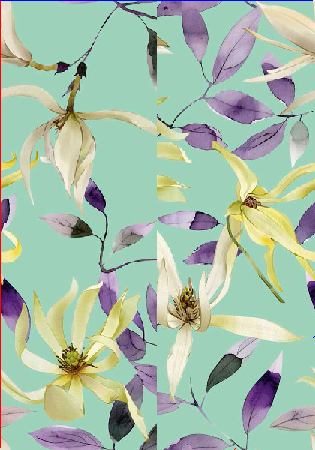
#> input picture backend/path_vis.png, 315 x 450 px
$ python -i seamless_generator.py   (imports and definitions only)   (older library calls are emulated)
#> lines starting #> are read from the running program, lines starting #| are printed output that depends on the picture; after the words box and inside, x2 and y2 are one past the last pixel; in counts of white or black regions, pixels touching at a corner belong together
import io
import os
import tempfile
from pathlib import Path

import cv2
import numpy as np
from PIL import Image

try:
    from dotenv import load_dotenv
except ImportError:
    load_dotenv = None

try:
    from google import genai
    from google.genai import types as genai_types
except ImportError:
    genai = None
    genai_types = None

# [2 lines not run here, left out]


def _odd_kernel(size):
    size = max(3, int(size))
    return size if size % 2 else size + 1


# [15 lines left out: functions _to_float_alpha, _seam_alpha, not called in this run]


def _structure_protection(image, band):
    gray = cv2.cvtColor(image, cv2.COLOR_BGR2GRAY)
    hsv = cv2.cvtColor(image, cv2.COLOR_BGR2HSV)

    edges = cv2.Canny(gray, 45, 130)
    grad_x = cv2.Sobel(gray, cv2.CV_32F, 1, 0, ksize=3)
    grad_y = cv2.Sobel(gray, cv2.CV_32F, 0, 1, ksize=3)
    detail = (cv2.magnitude(grad_x, grad_y) > 12.0).astype(np.uint8) * 255

    saturated = cv2.inRange(hsv[:, :, 1], 34, 255)
    ink = cv2.inRange(gray, 0, 235)

    structure = cv2.bitwise_or(edges, cv2.bitwise_and(cv2.bitwise_and(saturated, ink), detail))
    structure = cv2.dilate(structure, np.ones((3, 3), dtype=np.uint8), iterations=1)
    structure = cv2.GaussianBlur(structure.astype(np.float32) / 255.0, (_odd_kernel(max(3, band)), _odd_kernel(max(3, band))), 0)
    return np.clip(structure, 0.0, 1.0)


def _dominant_color_ratio(image):
    small = cv2.resize(image, (50, 50), interpolation=cv2.INTER_AREA)
    rounded = (small // 16) * 16
    pixels = rounded.reshape(-1, 3)
    _, counts = np.unique(pixels, axis=0, return_counts=True)
    return float(np.max(counts) / max(1, pixels.shape[0]))


def _foreground_mask(image, band):
    # Downsample and quantize to find dominant background color
    small = cv2.resize(image, (50, 50), interpolation=cv2.INTER_AREA)
    rounded = (small // 16) * 16
    pixels = rounded.reshape(-1, 3)
    colors, counts = np.unique(pixels, axis=0, return_counts=True)

    # If the dominant color covers less than 15% of the image (375 pixels),
    # it's likely a dense full-bleed pattern with no clear solid background.
    if _dominant_color_ratio(image) < 0.15:
        # Fall back to original morphology-based approach
        structure = _structure_protection(image, max(3, band))
        mask = (structure > 0.14).astype(np.uint8) * 255
    else:
        dominant_bin = colors[np.argmax(counts)]
        mask_bin = np.all((image // 16) * 16 == dominant_bin, axis=2)
        if np.any(mask_bin):
            bg_color = np.median(image[mask_bin], axis=0)
        else:
            bg_color = np.array([128.0, 128.0, 128.0])

        # Distance thresholding
        diff = np.abs(image.astype(np.float32) - bg_color)
        dist = np.sqrt(np.sum(diff ** 2, axis=2))
        mask = (dist > 30).astype(np.uint8) * 255

    # Morphology cleanup
    kernel_size = _odd_kernel(max(3, band // 2))
    kernel = np.ones((kernel_size, kernel_size), dtype=np.uint8)
    mask = cv2.dilate(mask, kernel, iterations=1)
    mask = cv2.morphologyEx(mask, cv2.MORPH_CLOSE, np.ones((3, 3), dtype=np.uint8))
    return mask


def _seam_fragment_mask(seam_mask, foreground, band):
    near_kernel = np.ones((_odd_kernel(max(3, band * 2)), _odd_kernel(max(3, band * 2))), dtype=np.uint8)
    grow_kernel = np.ones((_odd_kernel(max(3, band)), _odd_kernel(max(3, band))), dtype=np.uint8)

    seam_neighborhood = cv2.dilate(seam_mask, near_kernel, iterations=1)
    fragments = cv2.bitwise_and(foreground, seam_neighborhood)
    fragments = cv2.dilate(fragments, grow_kernel, iterations=1)
    fragments = cv2.morphologyEx(fragments, cv2.MORPH_CLOSE, np.ones((3, 3), dtype=np.uint8))
    return cv2.bitwise_and(fragments, seam_neighborhood)


def _texture_profile(image, band):
    gray = cv2.cvtColor(image, cv2.COLOR_BGR2GRAY)
    hsv = cv2.cvtColor(image, cv2.COLOR_BGR2HSV)

    grad_x = cv2.Sobel(gray, cv2.CV_32F, 1, 0, ksize=3)
    grad_y = cv2.Sobel(gray, cv2.CV_32F, 0, 1, ksize=3)
    gradient = cv2.magnitude(grad_x, grad_y)

    structure = _structure_protection(image, band)
    structure_density = float(np.mean(structure > 0.18))
    smooth_ratio = float(np.mean(gradient < 13.0))
    detail_density = float(np.mean(gradient > 18.0))
    saturation_mean = float(np.mean(hsv[:, :, 1]))
    contrast = float(np.std(gray))
    dominant_color_ratio = _dominant_color_ratio(image)

    is_structured = (
        structure_density > 0.04 and smooth_ratio > 0.38
    ) or (
        structure_density > 0.08 and smooth_ratio > 0.25 and saturation_mean > 35.0 and contrast > 28.0
    )
    is_dense_full_bleed = (
        dominant_color_ratio < 0.14
        and detail_density > 0.28
        and smooth_ratio < 0.42
        and contrast > 22.0
    ) or (
        dominant_color_ratio < 0.18
        and detail_density > 0.34
        and smooth_ratio < 0.36
        and saturation_mean > 35.0
    )

    return {
        "is_structured": bool(is_structured),
        "is_dense_full_bleed": bool(is_dense_full_bleed),
        "dominant_color_ratio": round(dominant_color_ratio, 4),
        "structure_density": round(structure_density, 4),
        "smooth_ratio": round(smooth_ratio, 4),
        "detail_density": round(detail_density, 4),
        "saturation_mean": round(saturation_mean, 3),
        "contrast": round(contrast, 3),
    }


# [8 lines left out: function _masked_blend, not called in this run]


def _cv_to_pil(image):
    return Image.fromarray(cv2.cvtColor(image, cv2.COLOR_BGR2RGB))


def _pil_to_cv(image):
    rgb = np.array(image.convert("RGB"))
    return cv2.cvtColor(rgb, cv2.COLOR_RGB2BGR)


def _resize_for_ai(image, mask):
    h, w = image.shape[:2]
    max_side = int(os.getenv("VERTEX_AI_MAX_SIDE", "1536"))
    side = max(h, w)
    if side <= max_side:
        return image, mask, 1.0

    scale = max_side / side
    size = (max(1, int(w * scale)), max(1, int(h * scale)))
    resized_image = cv2.resize(image, size, interpolation=cv2.INTER_AREA)
    resized_mask = cv2.resize(mask, size, interpolation=cv2.INTER_NEAREST)
    return resized_image, resized_mask, scale


def _vertex_project_id():
    return (
        os.getenv("VERTEX_AI_PROJECT_ID")
        or os.getenv("GOOGLE_CLOUD_PROJECT")
        or os.getenv("GCP_PROJECT")
        or "gen-lang-client-0628424192"
    )


def _vertex_location():
    return os.getenv("VERTEX_AI_LOCATION") or os.getenv("GOOGLE_CLOUD_LOCATION") or "us-central1"


# [14 lines left out: function _generated_image_to_pil, not called in this run]


def _vertex_edit_offset(offset, edit_mask):
    if genai is None or genai_types is None:
        return None, {
            "ai_provider": "vertex_ai_imagen",
            "vertex_status": "missing_dependency",
        }

    project_id = _vertex_project_id()
    location = _vertex_location()
    model = os.getenv("VERTEX_AI_IMAGE_EDIT_MODEL", "imagen-3.0-capability-001")

    pad_width = 128
    padded_offset = cv2.copyMakeBorder(offset, pad_width, pad_width, pad_width, pad_width, cv2.BORDER_WRAP)
    padded_mask = cv2.copyMakeBorder(edit_mask, pad_width, pad_width, pad_width, pad_width, cv2.BORDER_WRAP)

    ai_image, ai_mask, scale = _resize_for_ai(padded_offset, padded_mask)
    mask_rgb = cv2.cvtColor(ai_mask, cv2.COLOR_GRAY2BGR)

    prompt = (
        "Repair only the masked center seam lines in this offset-transformed textile repeat tile. "
        "Continue the existing flowers, leaves, stems, fine linework, texture, and background naturally across the seam. "
        "Do not blur, smear, stretch edge pixels, or create soft border bands. "
        "Do not create border strips, frames, mirrored bands, copied columns, text, logos, or watermarks. "
        "Preserve all unmasked areas exactly and return one edited seamless repeat tile."
    )

    try:
        with tempfile.TemporaryDirectory() as temp_dir:
            base_path = Path(temp_dir) / "base.png"
            mask_path = Path(temp_dir) / "mask.png"
            cv2.imwrite(str(base_path), ai_image)
            cv2.imwrite(str(mask_path), mask_rgb)

            client = genai.Client(vertexai=True, project=project_id, location=location)
            raw_ref = genai_types.RawReferenceImage(
                referenceImage=genai_types.Image.from_file(location=str(base_path)),
                referenceId=0,
            )
            mask_ref = genai_types.MaskReferenceImage(
                referenceImage=genai_types.Image.from_file(location=str(mask_path)),
                referenceId=1,
                config=genai_types.MaskReferenceConfig(
                    maskMode="MASK_MODE_USER_PROVIDED",
                    maskDilation=float(os.getenv("VERTEX_AI_MASK_DILATION", "0.02")),
                ),
            )
            response = client.models.edit_image(
                model=model,
                prompt=prompt,
                reference_images=[raw_ref, mask_ref],
                config=genai_types.EditImageConfig(
                    editMode="EDIT_MODE_INPAINT_INSERTION",
                    numberOfImages=int(os.getenv("VERTEX_AI_CANDIDATE_COUNT", "4")),
                    guidanceScale=float(os.getenv("VERTEX_AI_GUIDANCE_SCALE", "21")),
                    outputMimeType="image/png",
                    baseSteps=int(os.getenv("VERTEX_AI_BASE_STEPS", "50")),
                ),
            )
            generated_images = getattr(response, "generated_images", None) or []
            if not generated_images:
                generated_images = getattr(response, "generatedImages", None) or []
            edited_images = [
                _generated_image_to_pil(generated_image, temp_dir)
                for generated_image in generated_images
            ]
    except Exception as exc:
        return None, {
            "ai_provider": "vertex_ai_imagen",
            "vertex_status": "failed",
            "vertex_error": str(exc)[:240],
            "vertex_model": model,
            "vertex_project": project_id,
            "vertex_location": location,
        }

    if not edited_images:
        return None, {
            "ai_provider": "vertex_ai_imagen",
            "vertex_status": "no_image_returned",
            "vertex_model": model,
            "vertex_project": project_id,
            "vertex_location": location,
        }

    edited_cvs = []
    for edited in edited_images:
        edited_cv = _pil_to_cv(edited)
        if edited_cv.shape[:2] != ai_image.shape[:2]:
            edited_cv = cv2.resize(
                edited_cv,
                (ai_image.shape[1], ai_image.shape[0]),
                interpolation=cv2.INTER_CUBIC,
            )

        if scale != 1.0:
            edited_cv = cv2.resize(
                edited_cv,
                (padded_offset.shape[1], padded_offset.shape[0]),
                interpolation=cv2.INTER_CUBIC,
            )

        cropped_cv = edited_cv[pad_width:-pad_width, pad_width:-pad_width]
        edited_cvs.append(cropped_cv)

    return edited_cvs, {
        "ai_provider": "vertex_ai_imagen",
        "vertex_status": "used",
        "vertex_model": model,
        "vertex_project": project_id,
        "vertex_location": location,
        "vertex_scale": round(float(scale), 4),
        "vertex_candidate_count": len(edited_cvs),
    }


def offsetTransform(image):
    h, w = image.shape[:2]
    offset = np.roll(image, w // 2, axis=1)
    offset = np.roll(offset, h // 2, axis=0)
    return offset


def seamMaskDetection(image):
    h, w = image.shape[:2]
    min_dim = min(h, w)
    base_band = max(12, min_dim // 56)

    gray = cv2.cvtColor(image, cv2.COLOR_BGR2GRAY)
    grad_x = cv2.Sobel(gray, cv2.CV_32F, 1, 0, ksize=3)
    grad_y = cv2.Sobel(gray, cv2.CV_32F, 0, 1, ksize=3)

    center_x = w // 2
    center_y = h // 2
    x0 = max(0, center_x - base_band)
    x1 = min(w, center_x + base_band)
    y0 = max(0, center_y - base_band)
    y1 = min(h, center_y + base_band)

    seam_strength = 0.5 * (
        float(np.mean(np.abs(grad_x[:, x0:x1]))) +
        float(np.mean(np.abs(grad_y[y0:y1, :])))
    )
    image_contrast = float(np.std(gray)) + 1e-6
    contrast_factor = np.clip(seam_strength / image_contrast, 0.9, 2.1)
    band = int(np.clip(base_band * contrast_factor, base_band, max(base_band, min_dim // 30)))

    mask = np.zeros((h, w), dtype=np.uint8)
    mask[:, max(0, center_x - band):min(w, center_x + band)] = 255
    mask[max(0, center_y - band):min(h, center_y + band), :] = 255

    return mask, band


# [560 lines left out: functions opencvInpainting, textureQuiltSeam, patchTransferSeam, edgeCompletion, _laplacian_pyramid, pyramidBlendVal and 13 more, not called in this run]


def _vertex_repair_multipliers():
    raw = os.getenv("VERTEX_AI_REPAIR_MULTIPLIERS", "1.25,2.0,3.0")
    values = []
    for part in raw.split(","):
        try:
            value = float(part.strip())
        except ValueError:
            continue
        if value > 0:
            values.append(value)
    return values or [1.25, 2.0, 3.0]


# [199 lines left out: functions _vertex_failure_message, _try_wrap_edge_harmonize, _make_texture_quilt_tile, _make_patch_transfer_tile, _make_structure_preserving_tile, _choose_local_candidate, not called in this run]


def _make_vertex_inpaint_tile(image):
    offset = offsetTransform(image)
    mask, band = seamMaskDetection(offset)
    base_metadata = {
        "method": "vertex_imagen_inpaint",
        "seam_band": band,
    }

    best_result = None
    best_validation = None
    best_score = None
    best_metadata = {}
    attempt_metadata = []

    foreground = _foreground_mask(offset, band)

    for multiplier in _vertex_repair_multipliers():
        repair_band = int(np.clip(
            round(band * multiplier),
            band + 6,
            max(band + 6, min(image.shape[:2]) // 7),
        ))
        widen_kernel = np.ones((_odd_kernel(repair_band), _odd_kernel(repair_band)), dtype=np.uint8)
        seam_core = cv2.dilate(mask, widen_kernel, iterations=1)
        seam_fragments = _seam_fragment_mask(seam_core, foreground, repair_band)
        edit_mask = cv2.bitwise_or(seam_core, seam_fragments)

        edited_offsets, vertex_meta = _vertex_edit_offset(offset, edit_mask)
        attempt = {
            "repair_multiplier": round(float(multiplier), 3),
            "repair_band": repair_band,
            "vertex_edit_ratio": round(float(np.mean(edit_mask > 0)), 4),
            **vertex_meta,
        }

        if edited_offsets is None:
            attempt_metadata.append(attempt)
            continue

        for index, edited_offset in enumerate(edited_offsets):
            composited_offset = _masked_blend(offset, edited_offset, edit_mask, repair_band, strength=1.0)
            composited_offset = lockTileBorders(composited_offset, max(1, repair_band // 8))
            candidate = reverseOffset(composited_offset)
            candidate = lockTileBorders(candidate, 1)
            candidate_validation, candidate_score = _candidate_score(candidate)
            candidate_flags = _quality_flags(candidate_validation)

            if best_score is None or candidate_score < best_score:
                best_result = candidate
                best_validation = candidate_validation
                best_score = candidate_score
                best_metadata = {
                    **attempt,
                    "repair_band": repair_band,
                    "vertex_selected_candidate": index,
                    "vertex_best_score": round(float(best_score), 3),
                    "vertex_best_left_right_band_error": candidate_validation["left_right_band_error"],
                    "vertex_best_top_bottom_band_error": candidate_validation["top_bottom_band_error"],
                    "vertex_best_quality": candidate_flags["quality_rating"],
                }

            if candidate_flags["repeat_ready"]:
                base_metadata.update(best_metadata)
                base_metadata["vertex_attempt_count"] = len(attempt_metadata) + 1
                base_metadata["origin_shift_x"] = 0
                base_metadata["origin_shift_y"] = 0
                base_metadata["origin_vertical_score"] = None
                base_metadata["origin_horizontal_score"] = None
                return best_result, base_metadata

        attempt["vertex_best_attempt_score"] = (
            round(float(best_score), 3) if best_score is not None else None
        )
        attempt_metadata.append(attempt)

    if best_result is None:
        return None, {
            **base_metadata,
            "vertex_status": "no_candidate_selected",
            "vertex_attempts": attempt_metadata,
        }

    base_metadata.update({
        **best_metadata,
        "origin_shift_x": 0,
        "origin_shift_y": 0,
        "origin_vertical_score": None,
        "origin_horizontal_score": None,
        "vertex_attempt_count": len(attempt_metadata),
    })
    return best_result, base_metadata


# [60 lines left out: function _make_vertex_inpaint_tile_custom, not called in this run]


def make_seamless(input_path, output_path, preview_path=None, custom_horizontal_band=None, custom_vertical_band=None):
#> called with input_path = '../path_vis.png', output_path = 'out.png'
    image = cv2.imread(input_path)
#> image is the input picture: shape (450, 315, 3); mean B, G, R 170.4, 190.4, 166.1

    if image is None:
        raise Exception("Unable to load image")

    if custom_horizontal_band is not None and custom_vertical_band is not None:
        profile_band = max(custom_horizontal_band, custom_vertical_band)
    else:
        _, profile_band = seamMaskDetection(offsetTransform(image))
#> in offsetTransform, `offset = np.roll(offset, h // 2, axis=0)`:
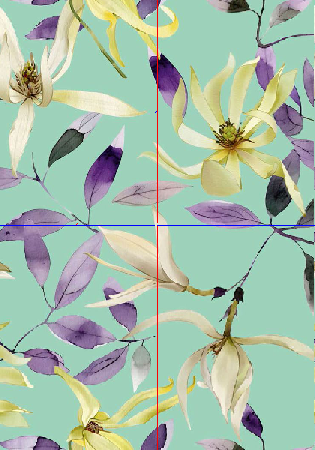
#> offset: shape (450, 315, 3); mean B, G, R 170.4, 190.4, 166.1
#> in seamMaskDetection, `h, w = image.shape[:2]`: h = 450; w = 315
#> in seamMaskDetection, `base_band = max(12, min_dim // 56)`: base_band = 12
#> in seamMaskDetection, `grad_y = cv2.Sobel(gray, cv2.CV_32F, 0, 1, ksize=3)`:
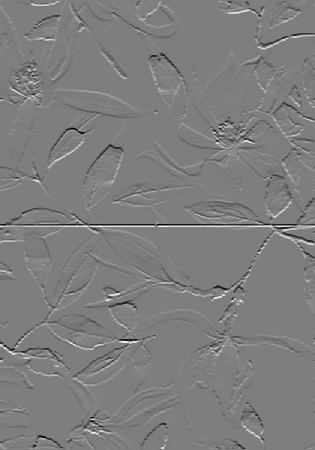
#> grad_y: shape (450, 315) float32; min -796, max 811, mean 0; drawn with min black and max white
#> in seamMaskDetection, `center_x = w // 2`: center_x = 157
#> in seamMaskDetection, `center_y = h // 2`: center_y = 225
#> in seamMaskDetection, `x0 = max(0, center_x - base_band)`: x0 = 145
#> in seamMaskDetection, `x1 = min(w, center_x + base_band)`: x1 = 169
#> in seamMaskDetection, `y0 = max(0, center_y - base_band)`: y0 = 213
#> in seamMaskDetection, `y1 = min(h, center_y + base_band)`: y1 = 237
#> in seamMaskDetection, `seam_strength = 0.5 * ( float(np.mean(np.abs(grad_x[:, x0:x1]))) + flo..`: seam_strength = 76.06
#> in seamMaskDetection, `image_contrast = float(np.std(gray)) + 1e-6`: image_contrast = 38.88
#> in seamMaskDetection, `contrast_factor = np.clip(seam_strength / image_contrast, 0.9, 2.1)`: contrast_factor = 1.96
#> in seamMaskDetection, `band = int(np.clip(base_band * contrast_factor, base_band, max(base_ba..`: band = 12
#> profile_band = 12

    profile = _texture_profile(image, profile_band)
#> in _structure_protection, `edges = cv2.Canny(gray, 45, 130)`:
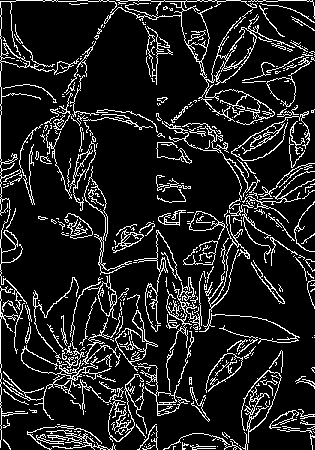
#> edges: shape (450, 315); 12.8% white in thin lines or dots
#> in _structure_protection, `structure = cv2.dilate(structure, np.ones((3, 3), dtype=np.uint8), ite..`:
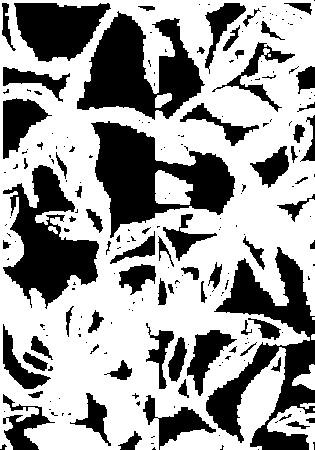
#> structure: shape (450, 315); 61.5% white; 217 black regions (144 under 20 px), largest, box (x1, y1, x2, y2) and area: (206, 247, 315, 450) 8697, (91, 121, 235, 238) 7939, (77, 11, 205, 120) 7396
#> in _structure_protection, `structure = cv2.GaussianBlur(structure.astype(np.float32) / 255.0, (_o..`:
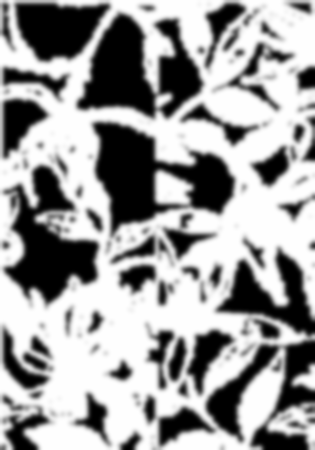
#> structure: shape (450, 315) float32; min 0, max 1, mean 0.615
#> in _texture_profile, `structure_density = float(np.mean(structure > 0.18))`: structure_density = 0.74
#> in _texture_profile, `smooth_ratio = float(np.mean(gradient < 13.0))`: smooth_ratio = 0.507
#> in _texture_profile, `detail_density = float(np.mean(gradient > 18.0))`: detail_density = 0.442
#> in _texture_profile, `saturation_mean = float(np.mean(hsv[:, :, 1]))`: saturation_mean = 65.4
#> in _texture_profile, `contrast = float(np.std(gray))`: contrast = 38.88
#> in _dominant_color_ratio, `pixels = rounded.reshape(-1, 3)`: pixels = 2500 rows, first 8: [176, 160, 208], [192, 192, 192], [192, 176, 128], [192, 176, 128], [192, 176, 128], [192, 176, 128], [192, 176, 128], [192, 176, 128]
#> in _dominant_color_ratio, `_, counts = np.unique(pixels, axis=0, return_counts=True)`: counts = 290 values, max 829 at index 249, min 1 at index 0, mean 8.62
#> in _texture_profile, `dominant_color_ratio = _dominant_color_ratio(image)`: dominant_color_ratio = 0.332
#> in _texture_profile, `is_structured = ( structure_density > 0.04 and smooth_ratio > 0.38 ) o..`: is_structured = True
#> in _texture_profile, `is_dense_full_bleed = ( dominant_color_ratio < 0.14 and detail_density..`: is_dense_full_bleed = False
#> profile = {'is_structured': True, 'is_dense_full_bleed': False, 'dominant_color_ratio': 0.332, 'structure_density': 0.74, 'smooth_ratio': 0.506, 'detail_density': 0.442, 'saturation_mean': 65.4, 'contrast': 38.88}

    result = None
    metadata = {}
    ai_required = os.getenv("VERTEX_AI_INPAINT_REQUIRED", "1") != "0"

    # 1. Try Vertex AI Imagen path first if enabled and the SDK is installed.
    if os.getenv("VERTEX_AI_INPAINT_ENABLED", "1") != "0":
        try:
            if custom_horizontal_band is not None and custom_vertical_band is not None:
                vertex_result, vertex_metadata = _make_vertex_inpaint_tile_custom(
                    image, custom_horizontal_band, custom_vertical_band
                )
            else:
                vertex_result, vertex_metadata = _make_vertex_inpaint_tile(image)
#> in _make_vertex_inpaint_tile, `mask, band = seamMaskDetection(offset)`: band = 12
#> in _make_vertex_inpaint_tile, `base_metadata = { "method": "vertex_imagen_inpaint", "seam_band": band..`: base_metadata = {'method': 'vertex_imagen_inpaint', 'seam_band': 12}
#> in _foreground_mask, `pixels = rounded.reshape(-1, 3)`: pixels = 2500 rows, first 8: [176, 208, 160], [176, 208, 144], [192, 208, 160], [192, 192, 160], [192, 192, 176], [144, 128, 112], [144, 128, 128], [160, 144, 128]
#> in _foreground_mask, `colors, counts = np.unique(pixels, axis=0, return_counts=True)`: colors = 288 rows, first 8: [16, 16, 16], [16, 32, 32], [16, 32, 48], [16, 64, 96], [16, 80, 112], [16, 80, 128], [16, 96, 112], [32, 32, 16]; counts = 288 values, max 820 at index 247, min 1 at index 0, mean 8.68
#> in _foreground_mask, `dominant_bin = colors[np.argmax(counts)]`: dominant_bin = [176, 208, 144]
#> in _foreground_mask, `mask_bin = np.all((image // 16) * 16 == dominant_bin, axis=2)`:
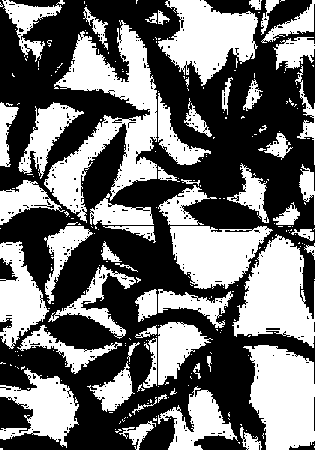
#> mask_bin: shape (450, 315) bool; 44% white; 252 white regions (196 under 20 px), largest, box (x1, y1, x2, y2) and area: (44, 20, 157, 225) 9923, (243, 345, 315, 450) 5590, (232, 234, 315, 348) 5483
#> in _foreground_mask, `bg_color = np.median(image[mask_bin], axis=0)`: bg_color = [186, 209, 157]
#> in _foreground_mask, `kernel_size = _odd_kernel(max(3, band // 2))`: kernel_size = 7
#> in _foreground_mask, `mask = cv2.dilate(mask, kernel, iterations=1)`:
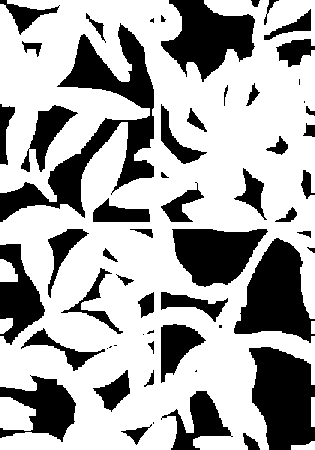
#> mask: shape (450, 315); 66.6% white; 58 black regions (11 under 20 px), largest, box (x1, y1, x2, y2) and area: (0, 23, 154, 222) 8183, (249, 347, 315, 450) 5065, (234, 238, 315, 343) 4923
#> (the rest of the program and of its run is left out)
